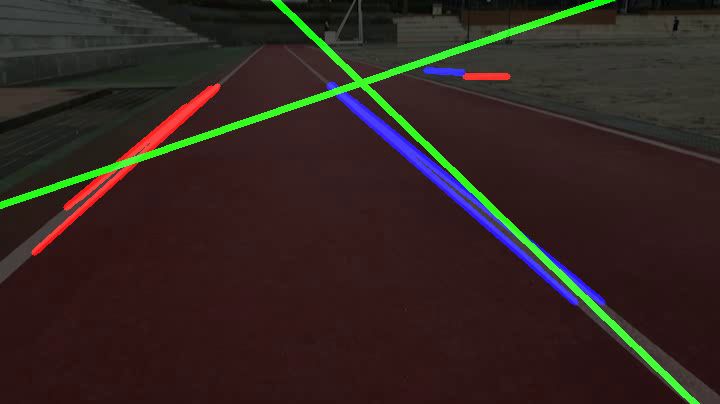
#> input picture frame 12 of opencv/output.avi, 720 x 404 px, given in place of ex1.mp4, which was not available
$ python 13-findLine_getVideo.py
#> lines starting #> are read from the running program, lines starting #| are printed output that depends on the picture; after the words box and inside, x2 and y2 are one past the last pixel; in counts of white or black regions, pixels touching at a corner belong together; pictures that were not available may be replaced by others from this repository, and a replacement may not be noted
import cv2
import numpy as np


def grayscale(img):  # 흑백이미지로 변환
    return cv2.cvtColor(img, cv2.COLOR_RGB2GRAY)


def canny(img, low_threshold, high_threshold):  # Canny 알고리즘
    return cv2.Canny(img, low_threshold, high_threshold)


def gaussian_blur(img, kernel_size):  # 가우시안 필터
    return cv2.GaussianBlur(img, (kernel_size, kernel_size), 0)


def region_of_interest(img, vertices, color3=(255, 255, 255), color1=255):  # ROI 셋팅

    mask = np.zeros_like(img)  # mask = img와 같은 크기의 빈 이미지

    if len(img.shape) > 2:  # Color 이미지(3채널)라면 :
        color = color3
    else:  # 흑백 이미지(1채널)라면 :
        color = color1

    # vertices에 정한 점들로 이뤄진 다각형부분(ROI 설정부분)을 color로 채움
    cv2.fillPoly(mask, vertices, color)

    # 이미지와 color로 채워진 ROI를 합침
    ROI_image = cv2.bitwise_and(img, mask)
    return ROI_image


def draw_lines(img, lines, color=[0, 0, 255], thickness=5):  # 선 그리기
    for line in lines:
        for x1, y1, x2, y2 in line:
            cv2.line(img, (x1, y1), (x2, y2), color, thickness)


def hough_lines(img, rho, theta, threshold, min_line_len, max_line_gap):  # 허프 변환
    lines = cv2.HoughLinesP(img, rho, theta, threshold, np.array([]), minLineLength=min_line_len,
                            maxLineGap=max_line_gap)

    return lines


def weighted_img(img, initial_img, α=1, β=1., λ=0.):  # 두 이미지 operlap 하기
    # return cv2.addWeighted(initial_img, α, img, β, λ)
    return cv2.addWeighted(initial_img, 0.8, img, 1, 1)


cap = cv2.VideoCapture("../video/ex1.mp4")

# 재생할 파일의 넓이와 높이
width = cap.get(cv2.CAP_PROP_FRAME_WIDTH)
height = cap.get(cv2.CAP_PROP_FRAME_HEIGHT)

fourcc = cv2.VideoWriter_fourcc(*'DIVX')
out = cv2.VideoWriter('output.avi', fourcc, 30.0, (int(width), int(height)))

while (cap.isOpened()):
    ret, image = cap.read()
#> image is the input picture: shape (404, 720, 3); mean B, G, R 33, 37.4, 49.7
    height, width = image.shape[:2]
#> height = 404; width = 720
    try:

        gray_img = grayscale(image)
#> in grayscale, `return cv2.cvtColor(img, cv2.COLOR_RGB2GRAY)`:
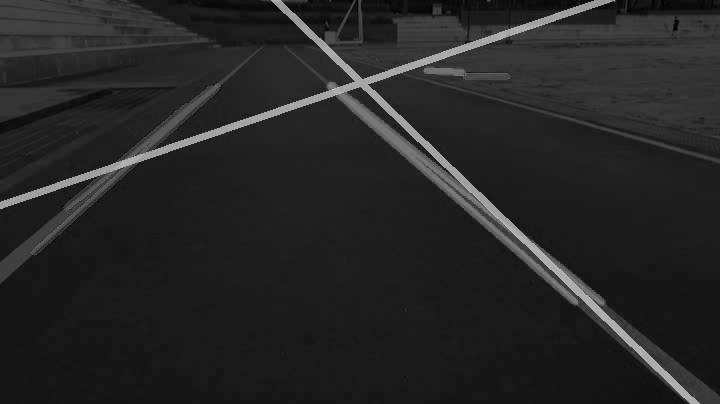
#> returned value: shape (404, 720); min 0, max 201, mean 37.5
        blur_img = gaussian_blur(gray_img, 3)
        canny_img = canny(blur_img, 200, 400)
#> in canny, `return cv2.Canny(img, low_threshold, high_threshold)`:
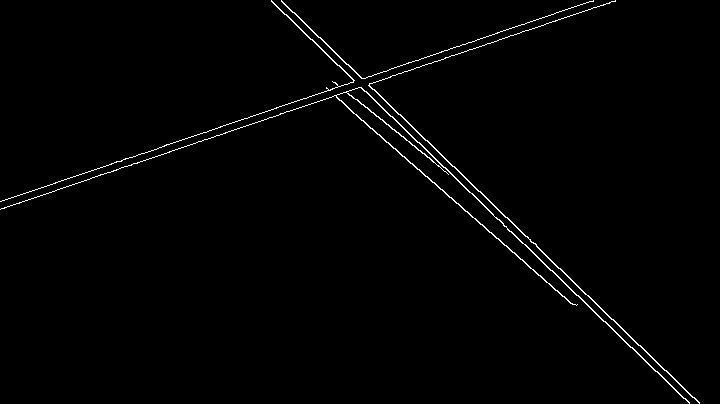
#> returned value: shape (404, 720); 1.2% white in thin lines or dots

        vertices = np.array(
            [[(0, height / 2 + 50), (width / 2 - 100, 50), (width / 2 + 100, 50), (width, height / 2 + 50)]],
            dtype=np.int32)

        ROI_img = region_of_interest(canny_img, vertices)
#> in region_of_interest, `cv2.fillPoly(mask, vertices, color)`:
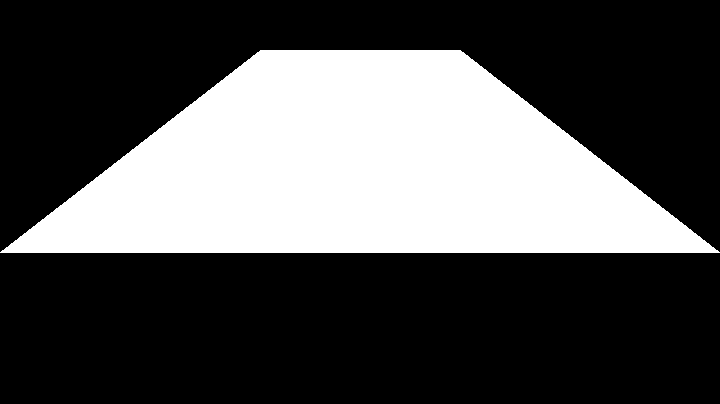
#> mask: shape (404, 720); 32.2% white; 1 white region, box (x1, y1, x2, y2) and area: (0, 50, 720, 253) 93538
#> in region_of_interest, `ROI_image = cv2.bitwise_and(img, mask)`:
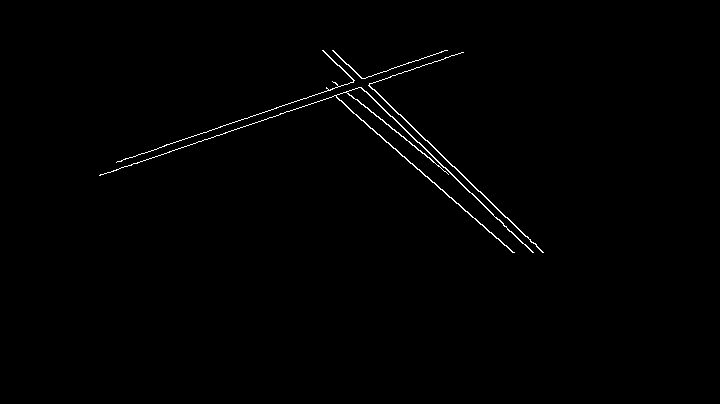
#> ROI_image: shape (404, 720); 0.69% white in thin lines or dots, all inside (x1, y1, x2, y2) = (99, 50, 544, 253)
        line_arr = hough_lines(ROI_img, 1, 1 * np.pi / 180, 30, 10, 20)
#> in hough_lines, `lines = cv2.HoughLinesP(img, rho, theta, threshold, np.array([]), minL..`: lines = 14 rows, first 6: [332, 50, 531, 242], [120, 161, 445, 50], [323, 50, 532, 252], [110, 172, 451, 55], [336, 97, 514, 252], [427, 140, 543, 252]
#> line_arr has the same summary as lines in hough_lines
        # line_arr = hough_lines(canny_img, 1, 1 * np.pi / 180, 30, 10, 20)
        line_arr = np.squeeze(line_arr)

        # 기울기 구하기
        slope_degree = (np.arctan2(line_arr[:, 1] - line_arr[:, 3], line_arr[:, 0] - line_arr[:, 2]) * 180) / np.pi
#> slope_degree = [-136, 161.1, -136, 161.1, -139, -136, -138.9, -141, -136, -140.8, -136, 161.1, 161.1, 161.2]

        # 수평 기울기 제한
        line_arr = line_arr[np.abs(slope_degree) < 160]
#> line_arr = [[332, 50, 531, 242], [323, 50, 532, 252], [336, 97, 514, 252], [427, 140, 543, 252], [333, 96, 512, 252], [334, 82, 476, 197], [333, 50, 542, 252], [357, 99, 460, 183], [322, 50, 443, 167]]
        slope_degree = slope_degree[np.abs(slope_degree) < 160]
#> slope_degree = [-136, -136, -139, -136, -138.9, -141, -136, -140.8, -136]

        # 수직 기울기 제한
        line_arr = line_arr[np.abs(slope_degree) > 95]
        slope_degree = slope_degree[np.abs(slope_degree) > 95]

        # 필터링된 직선 버리기
        L_lines, R_lines = line_arr[(slope_degree > 0), :], line_arr[(slope_degree < 0), :]
#> L_lines = empty array; R_lines has the same summary as line_arr
        temp = np.zeros((image.shape[0], image.shape[1], 3), dtype=np.uint8)
        L_lines, R_lines = L_lines[:, None], R_lines[:, None]

    except:
        continue

    # 직선 그리기
    draw_lines(temp, L_lines)
#> after the loop in draw_lines, `for line in lines:`: img: shape (404, 720, 3); every value is 0
    draw_lines(temp, R_lines)
#> call 2 of draw_lines, with lines = array of shape (9, 1, 4), thickness = 5
#> the loop in draw_lines (call 2), `for line in lines:` made 9 passes
#> after the loop in draw_lines (call 2), `for line in lines:`:
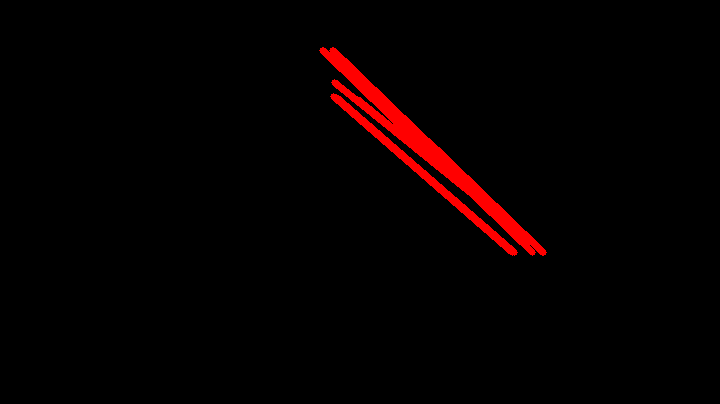
#> img: shape (404, 720, 3); mean of channels 0, 1, 2 0, 0, 6.3; drawn as B, G, R

    result = weighted_img(temp, image)
#> in weighted_img, `return cv2.addWeighted(initial_img, 0.8, img, 1, 1)`:
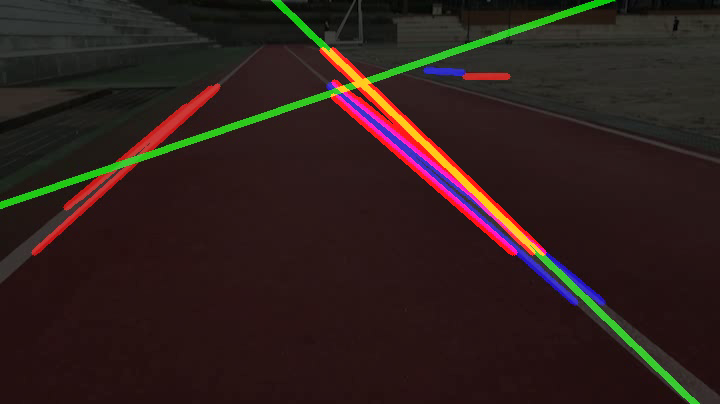
#> returned value: shape (404, 720, 3); mean of channels 0, 1, 2 27.4, 30.9, 46; drawn as B, G, R
    cv2.imshow('result', result)
    out.write(result)

    if cv2.waitKey(1) & 0xFF == ord('q'):
#> (key q is pressed here)
        break

cap.release()
out.release()
cv2.destroyAllWindows()

$ run again, starting later in the video
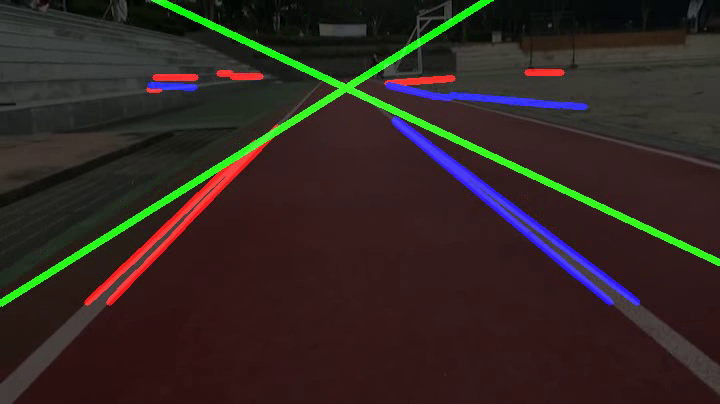
#> input picture frame 54 of opencv/output.avi, 720 x 404 px, given in place of ex1.mp4, which was not available
#> image is the input picture: shape (404, 720, 3); mean B, G, R 34.7, 38.8, 49.2
#> mask: shape (404, 720); 32.2% white; 1 white region, box (x1, y1, x2, y2) and area: (0, 50, 720, 253) 93538
#> in region_of_interest, `ROI_image = cv2.bitwise_and(img, mask)`:
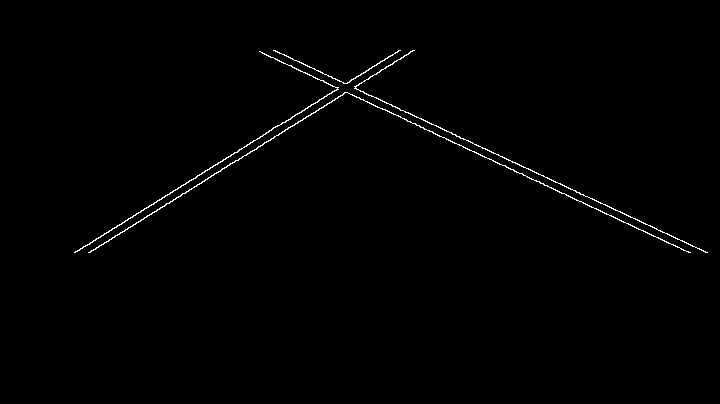
#> ROI_image: shape (404, 720); 0.75% white in thin lines or dots, all inside (x1, y1, x2, y2) = (74, 50, 708, 253)
#> lines = [[89, 252, 413, 50], [259, 51, 690, 252], [273, 50, 707, 252], [75, 252, 399, 50], [262, 53, 689, 252], [74, 252, 388, 56], [88, 252, 412, 50]]
#> line_arr has the same summary as lines in hough_lines
#> slope_degree = [148.1, -155, -155, 148.1, -155, 148, 148.1]
#> L_lines = [[89, 252, 413, 50], [75, 252, 399, 50], [74, 252, 388, 56], [88, 252, 412, 50]]; R_lines = [[259, 51, 690, 252], [273, 50, 707, 252], [262, 53, 689, 252]]
#> the loop in draw_lines, `for line in lines:` made 4 passes
#> the loop in draw_lines (call 2), `for line in lines:` made 3 passes
#> in weighted_img, `return cv2.addWeighted(initial_img, 0.8, img, 1, 1)`:
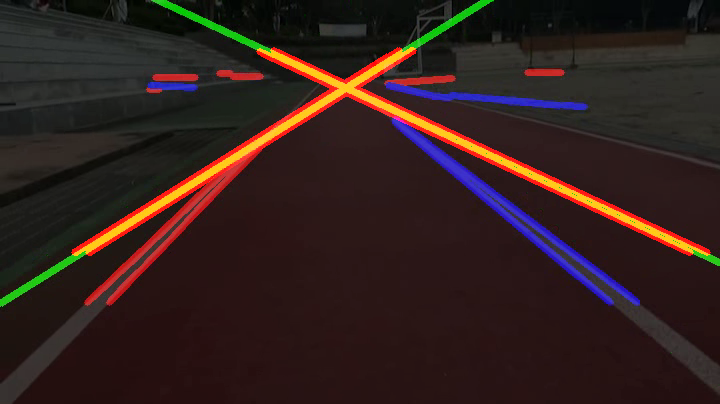
#> returned value: shape (404, 720, 3); mean of channels 0, 1, 2 28.8, 32, 49.5; drawn as B, G, R

$ run again, starting later in the video
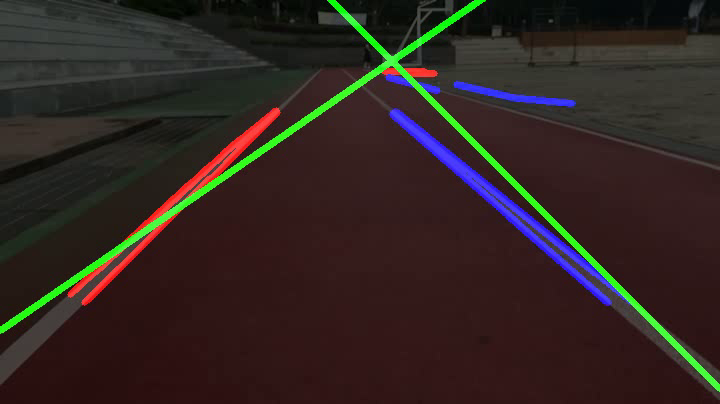
#> input picture frame 96 of opencv/output.avi, 720 x 404 px, given in place of ex1.mp4, which was not available
#> image is the input picture: shape (404, 720, 3); mean B, G, R 33.5, 37.5, 48.6
#> mask: shape (404, 720); 32.2% white; 1 white region, box (x1, y1, x2, y2) and area: (0, 50, 720, 253) 93538
#> in region_of_interest, `ROI_image = cv2.bitwise_and(img, mask)`:
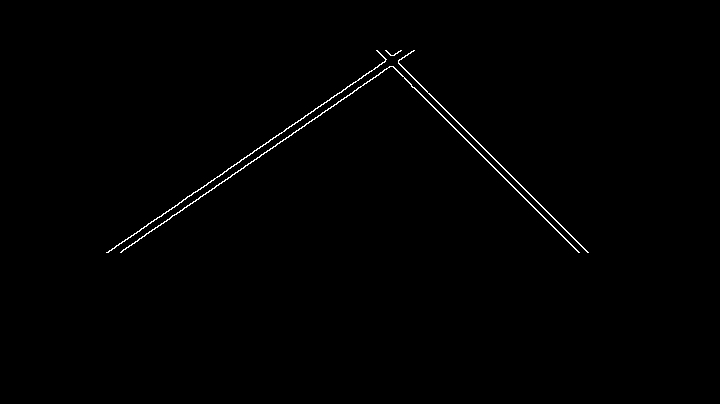
#> ROI_image: shape (404, 720); 0.6% white in thin lines or dots, all inside (x1, y1, x2, y2) = (106, 50, 589, 253)
#> lines = [[377, 50, 579, 252], [137, 241, 358, 87], [385, 50, 587, 252], [130, 237, 334, 95], [268, 142, 400, 50], [386, 50, 588, 252], [108, 252, 254, 150], [275, 146, 413, 50], [120, 252, 232, 174], [227, 179, 399, 59]]
#> line_arr has the same summary as lines in hough_lines
#> slope_degree = [-135, 145.1, -135, 145.2, 145.1, -135, 145.1, 145.2, 145.1, 145.1]
#> L_lines = [[137, 241, 358, 87], [130, 237, 334, 95], [268, 142, 400, 50], [108, 252, 254, 150], [275, 146, 413, 50], [120, 252, 232, 174], [227, 179, 399, 59]]; R_lines = [[377, 50, 579, 252], [385, 50, 587, 252], [386, 50, 588, 252]]
#> the loop in draw_lines, `for line in lines:` made 7 passes
#> the loop in draw_lines (call 2), `for line in lines:` made 3 passes
#> in weighted_img, `return cv2.addWeighted(initial_img, 0.8, img, 1, 1)`:
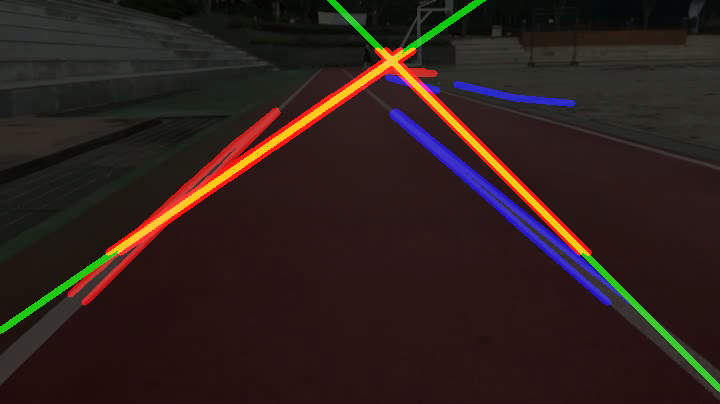
#> returned value: shape (404, 720, 3); mean of channels 0, 1, 2 27.8, 31, 45.9; drawn as B, G, R
